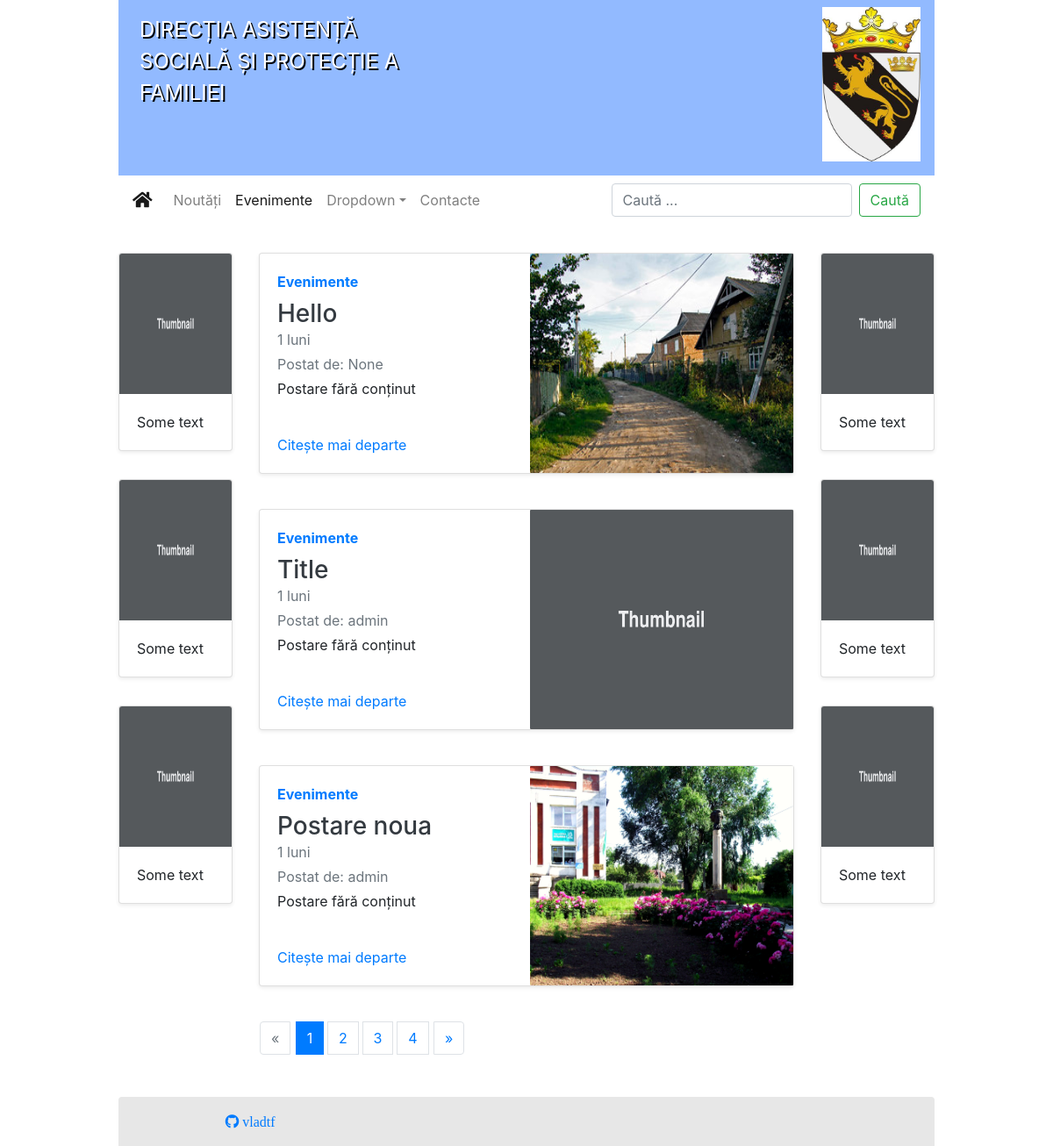
Page /evenimente/ on the committed database.
### daspf_app/models.py (models this page shows, shortened)
class Post(models.Model):
    created_by = models.ForeignKey(User, null=True, on_delete=models.SET_NULL)
    category = models.ForeignKey(Category, null=True, on_delete=models.SET_NULL)
    title = models.CharField(max_length=200, null=False)
    body = models.TextField(null=True, default='Postare fără conținut')
    created_at = models.DateTimeField(auto_now_add=True)
    visible = models.BooleanField(default=True)
    views = models.IntegerField(default=0)
    image = models.ImageField(null=True, blank=True, default='placeholder.jpg')
    @property
    def get_date(self):
        time = datetime.now()
        if self.created_at.day == time.day:
            return str(time.hour - self.created_at.hour) + " ore"
        else:
            if self.created_at.month == time.month:
                return str(time.day - self.created_at.day) + " zile"
            else:
                if self.created_at.year == time.year:
                    return str(time.month - self.created_at.month) + " luni"
        return self.created_at
    @property
    def imageURL(self):
        try:
            url = self.image.url
        except:
            url = '/images/placeholder.png'
        return url

class Category(models.Model):
    name = models.CharField(max_length=200, null=False)
    def __str__(self):
        return self.name

### daspf_app/views.py (the view)
# urls.py: path('evenimente/', views.events, name='events'),
def events(request):
    post_list = Post.objects.all().filter(category=Category.objects.get(name='Evenimente'), visible=True).order_by(
        '-created_at')
    posts = paginate(request, post_list)
    context = {'posts': posts}
    return render(request, 'views/events.html', context=context)

### daspf_app/views.py (called while the page is built)
def paginate(request, post_list, post_per_page=3):
    page = request.GET.get('page', 1)
    paginator = Paginator(post_list, post_per_page)
    try:
        posts = paginator.page(page)
    except PageNotAnInteger:
        posts = paginator.page(1)
    except EmptyPage:
        posts = paginator.page(paginator.num_pages)
    return posts

### daspf_app/templates/views/events.html (shortened to what this page needs)
{% extends 'layouts/main.html' %}
{% load static %}
{% block content %}
    <div class="row py-3">
        {% for post in posts %}
            <div class="col-lg-12 py-2" onclick="location.href='{% url 'post' post_id=post.id %}';"
                 style="cursor: pointer;">
                <div class="card flex-md-row mb-4 shadow-sm h-md-250">
                    <div class="card-body d-flex flex-column align-items-start">
                        <strong class="d-inline-block mb-2 text-primary">{{ post.category }}</strong>
                        <h3 class="mb-0">
                            <a class="text-dark" href="#">{{ post.title }}</a>
                        </h3>
                        <div class="mb-1 text-muted">{{ post.get_date }}</div>
                        <div class="mb-1 text-muted">Postat de: {{ post.created_by }}</div>
                        <p class="card-text mb-auto">{{ post.body | striptags | truncatechars:50 }}</p>
                        <a href="#">Citește mai departe</a>
                    </div>
                    <img class="card-img-right flex-auto d-none d-md-block"
                         style="width: 300px; height: 250px; border-radius: 1px"
                         src="{{ post.imageURL }}">
                </div>
            </div>
        {% endfor %}
        {% if posts.has_other_pages %}
            <ul class="pagination py-2 col-lg-12 px-3">
                {% if posts.has_previous %}
                    <li class="page-item pr-1"><a class="page-link" href="?page={{ posts.previous_page_number }}">&laquo;</a>
                    </li>
                {% else %}
                    <li class="disabled page-item pr-1"><span class="page-link">&laquo;</span></li>
                {% endif %}
                {% for i in posts.paginator.page_range %}
                    {% if posts.number == i %}
                        <li class="page-item active" style="padding: 0 0.15rem;"><span class="page-link">{{ i }} </span></li>
                    {% else %}
                        <li class="page-item" style="padding: 0 0.15rem"><a class="page-link"
                                                                            href="?page={{ i }}">{{ i }}</a></li>
                    {% endif %}
                {% endfor %}
                {% if posts.has_next %}
                    <li class="page-item pl-1"><a class="page-link"
                                                  href="?page={{ posts.next_page_number }}">&raquo;</a></li>
                {% else %}
                    <li class="disabled page-item pl-1"><span class="page-link">&raquo;</span></li>
                {% endif %}
            </ul>
        {% endif %}
    </div>
{% endblock content %}

### static/css/main.css (style rules this page uses)
body { margin: 0; }

### rows in the picture
Post: category "Evenimente", title "Hello", get_date "1 luni", created_by "None", body "Postare fără conținut", imageURL (picture)
Post: category "Evenimente", title "Title", get_date "1 luni", created_by "admin", body "Postare fără conținut", imageURL (placeholder picture)
Post: category "Evenimente", title "Postare noua", get_date "1 luni", created_by "admin", body "Postare fără conținut", imageURL (picture)

### other values in the picture
{{ i }} "1"
{{ i }} "2" "3" "4"
